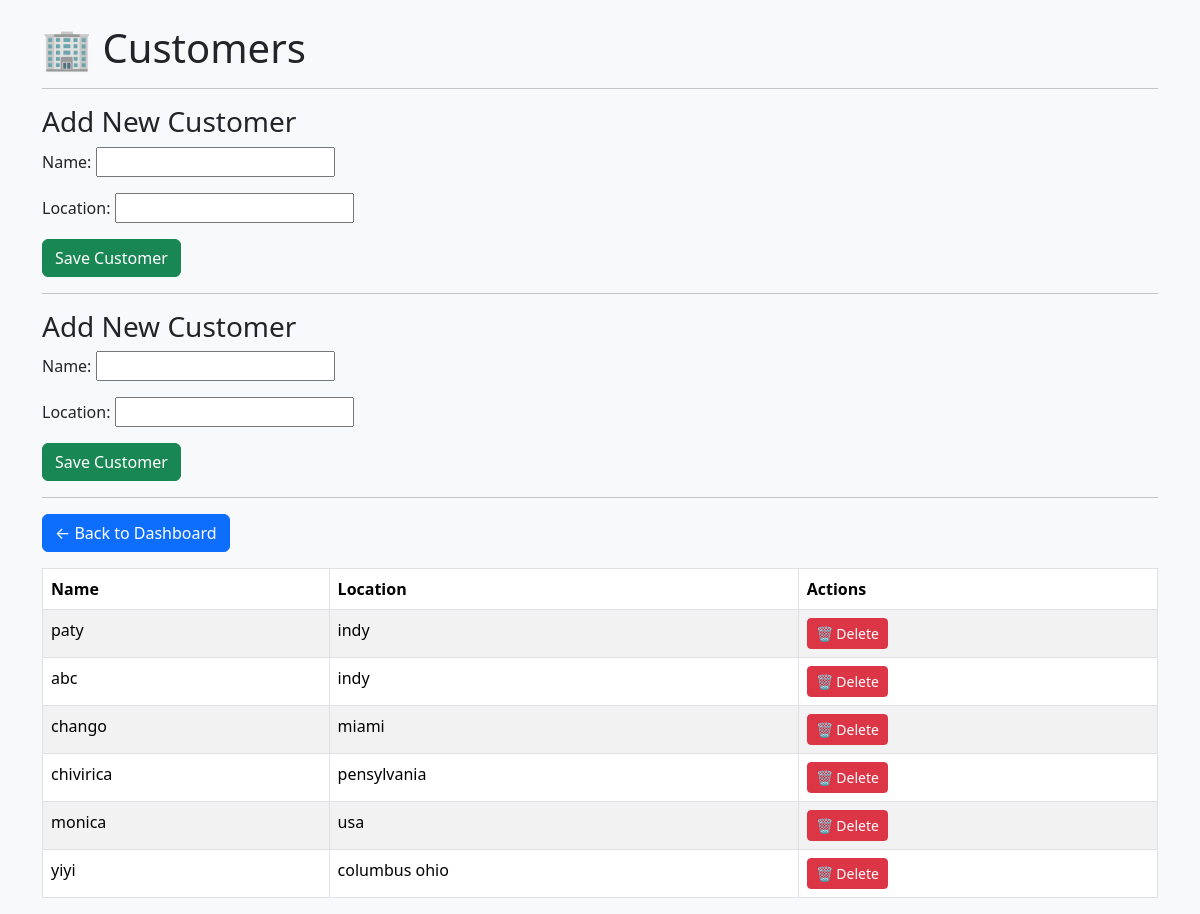
The app's page /customers/ with its own data.
### fleet/models.py (models this page shows, shortened)
class Customer(models.Model):
    name=models.CharField(max_length=100)
    location=models.CharField(max_length=200)
    company=models.ForeignKey(Company,on_delete=models.CASCADE,related_name="customers",null=True,blank=True)

### dashboard/views.py (the view)
# urls.py: path("customers/", views.customers, name="customers"),
def customers(request):
    if request.method == "POST":
        form = CustomerForm(request.POST)
        if form.is_valid():
            form.save()
            return redirect("customers")
    else:
        form = CustomerForm()
    return render(
        request,
        "dashboard/customers.html",
        {
            "customers": Customer.objects.all(),
            "form": form,
        },
    )

### dashboard/forms.py
class CustomerForm(forms.ModelForm):
    class Meta:
        model = Customer
        fields = [
            "name",
            "location",
        ]

### dashboard/templates/dashboard/customers.html (shortened to what this page needs)
<!DOCTYPE html>
<html lang="en">
<head>
    <link href="https://cdn.jsdelivr.net/npm/bootstrap@5.3.7/dist/css/bootstrap.min.css" rel="stylesheet">
</head>
<body class="bg-light">
<div class="container mt-4">
    <h1>🏢 Customers</h1>
<hr>
<h3>Add New Customer</h3>
<form method="POST">
    {{ form.as_p }}
    <button type="submit" class="btn btn-success">
        Save Customer
    </button>
</form>
<hr>
<h3>Add New Customer</h3>
<form method="POST">
    {{ form.as_p }}
    <button type="submit" class="btn btn-success">
        Save Customer
    </button>
</form>
<hr>
    <a href="/" class="btn btn-primary mb-3">
        ← Back to Dashboard
    </a>
   <table class="table table-striped table-bordered">
    <thead>
        <tr>
            <th>Name</th>
            <th>Location</th>
            <th>Actions</th>
        </tr>
    </thead>
    <tbody>
    {% for customer in customers %}
    <tr>
        <td>{{ customer.name }}</td>
        <td>{{ customer.location }}</td>
        <td>
            <a href="{% url 'delete_customer' customer.id %}"
               class="btn btn-danger btn-sm">
                🗑️ Delete
            </a>
        </td>
    </tr>
    {% empty %}
    <tr>
        <td colspan="3" class="text-center">
            No customers found.
        </td>
    </tr>
    {% endfor %}
    </tbody>
</table>
</div>
</body>
</html>

### records on screen
Customer: name "paty", location "indy"
Customer: name "abc", location "indy"
Customer: name "chango", location "miami"
Customer: name "chivirica", location "pensylvania"
Customer: name "monica", location "usa"
Customer: name "yiyi", location "columbus ohio"
